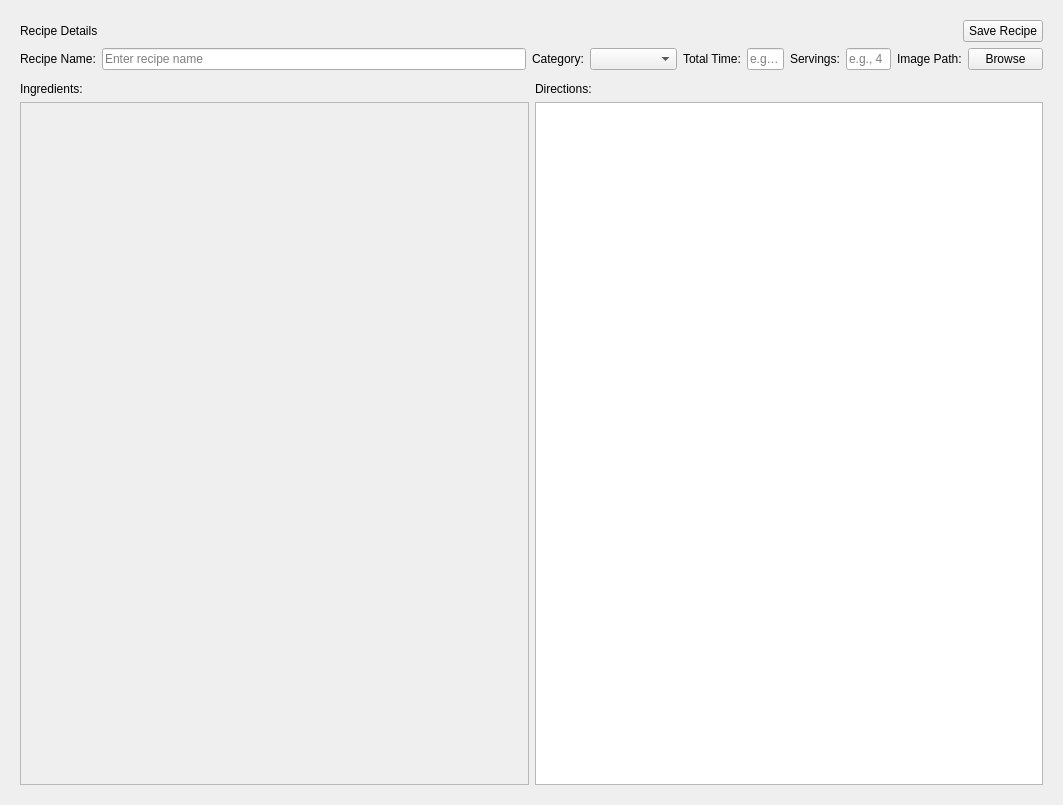
<?xml version="1.0" encoding="UTF-8"?>
<ui version="4.0">
 <class>AddRecipes</class>
 <widget class="QWidget" name="AddRecipes">
  <property name="geometry">
   <rect>
    <x>0</x>
    <y>0</y>
    <width>1063</width>
    <height>805</height>
   </rect>
  </property>
  <property name="windowTitle">
   <string>Form</string>
  </property>
  <layout class="QGridLayout" name="gridLayout">
   <property name="leftMargin">
    <number>20</number>
   </property>
   <property name="topMargin">
    <number>20</number>
   </property>
   <property name="rightMargin">
    <number>20</number>
   </property>
   <property name="bottomMargin">
    <number>20</number>
   </property>
   <property name="verticalSpacing">
    <number>6</number>
   </property>
   <item row="2" column="0">
    <layout class="QVBoxLayout" name="lyt_ingredients">
     <item>
      <widget class="QLabel" name="lbl_ingredients">
       <property name="sizePolicy">
        <sizepolicy hsizetype="Preferred" vsizetype="Fixed">
         <horstretch>0</horstretch>
         <verstretch>0</verstretch>
        </sizepolicy>
       </property>
       <property name="text">
        <string>Ingredients:</string>
       </property>
       <property name="alignment">
        <set>Qt::AlignmentFlag::AlignLeading|Qt::AlignmentFlag::AlignLeft|Qt::AlignmentFlag::AlignTop</set>
       </property>
      </widget>
     </item>
     <item>
      <widget class="QScrollArea" name="sa_ingredients">
       <property name="widgetResizable">
        <bool>true</bool>
       </property>
       <widget class="QWidget" name="ingredients_container">
        <property name="geometry">
         <rect>
          <x>0</x>
          <y>0</y>
          <width>505</width>
          <height>669</height>
         </rect>
        </property>
       </widget>
      </widget>
     </item>
    </layout>
   </item>
   <item row="1" column="0" colspan="2">
    <widget class="QWidget" name="lyt_recipe_input" native="true">
     <layout class="QHBoxLayout" name="horizontalLayout_6" stretch="5,0,1,1,1">
      <property name="leftMargin">
       <number>0</number>
      </property>
      <property name="topMargin">
       <number>0</number>
      </property>
      <property name="rightMargin">
       <number>0</number>
      </property>
      <property name="bottomMargin">
       <number>6</number>
      </property>
      <item>
       <layout class="QHBoxLayout" name="lyt_recipe_name">
        <item>
         <widget class="QLabel" name="lbl_recipe_name">
          <property name="sizePolicy">
           <sizepolicy hsizetype="Fixed" vsizetype="Fixed">
            <horstretch>0</horstretch>
            <verstretch>0</verstretch>
           </sizepolicy>
          </property>
          <property name="text">
           <string>Recipe Name:</string>
          </property>
         </widget>
        </item>
        <item>
         <widget class="QLineEdit" name="le_recipe_name">
          <property name="sizePolicy">
           <sizepolicy hsizetype="Preferred" vsizetype="Fixed">
            <horstretch>0</horstretch>
            <verstretch>0</verstretch>
           </sizepolicy>
          </property>
          <property name="placeholderText">
           <string>Enter recipe name</string>
          </property>
         </widget>
        </item>
       </layout>
      </item>
      <item>
       <layout class="QHBoxLayout" name="lyt_category">
        <item>
         <widget class="QLabel" name="lbl_category">
          <property name="sizePolicy">
           <sizepolicy hsizetype="Fixed" vsizetype="Fixed">
            <horstretch>0</horstretch>
            <verstretch>0</verstretch>
           </sizepolicy>
          </property>
          <property name="text">
           <string>Category:</string>
          </property>
         </widget>
        </item>
        <item>
         <widget class="CustomComboBox" name="cb_recipie_category">
          <property name="sizePolicy">
           <sizepolicy hsizetype="Preferred" vsizetype="Fixed">
            <horstretch>0</horstretch>
            <verstretch>0</verstretch>
           </sizepolicy>
          </property>
          <property name="placeholderText">
           <string>Meal Type</string>
          </property>
         </widget>
        </item>
       </layout>
      </item>
      <item>
       <layout class="QHBoxLayout" name="lyt_total_time">
        <item>
         <widget class="QLabel" name="lbl_total_time">
          <property name="sizePolicy">
           <sizepolicy hsizetype="Fixed" vsizetype="Fixed">
            <horstretch>0</horstretch>
            <verstretch>0</verstretch>
           </sizepolicy>
          </property>
          <property name="text">
           <string>Total Time:</string>
          </property>
         </widget>
        </item>
        <item>
         <widget class="QLineEdit" name="le_total_time">
          <property name="sizePolicy">
           <sizepolicy hsizetype="Preferred" vsizetype="Fixed">
            <horstretch>0</horstretch>
            <verstretch>0</verstretch>
           </sizepolicy>
          </property>
          <property name="placeholderText">
           <string>e.g., 45</string>
          </property>
         </widget>
        </item>
       </layout>
      </item>
      <item>
       <layout class="QHBoxLayout" name="lyt_servings">
        <item>
         <widget class="QLabel" name="lbl_servings">
          <property name="sizePolicy">
           <sizepolicy hsizetype="Fixed" vsizetype="Fixed">
            <horstretch>0</horstretch>
            <verstretch>0</verstretch>
           </sizepolicy>
          </property>
          <property name="text">
           <string>Servings:</string>
          </property>
         </widget>
        </item>
        <item>
         <widget class="QLineEdit" name="le_servings">
          <property name="sizePolicy">
           <sizepolicy hsizetype="Preferred" vsizetype="Fixed">
            <horstretch>0</horstretch>
            <verstretch>0</verstretch>
           </sizepolicy>
          </property>
          <property name="placeholderText">
           <string>e.g., 4</string>
          </property>
         </widget>
        </item>
       </layout>
      </item>
      <item>
       <layout class="QHBoxLayout" name="lyt_image">
        <item>
         <widget class="QLabel" name="lbl_image_path">
          <property name="sizePolicy">
           <sizepolicy hsizetype="Fixed" vsizetype="Fixed">
            <horstretch>0</horstretch>
            <verstretch>0</verstretch>
           </sizepolicy>
          </property>
          <property name="text">
           <string>Image Path:</string>
          </property>
         </widget>
        </item>
        <item>
         <widget class="QPushButton" name="btn_image_path">
          <property name="sizePolicy">
           <sizepolicy hsizetype="Fixed" vsizetype="Fixed">
            <horstretch>0</horstretch>
            <verstretch>0</verstretch>
           </sizepolicy>
          </property>
          <property name="minimumSize">
           <size>
            <width>0</width>
            <height>0</height>
           </size>
          </property>
          <property name="maximumSize">
           <size>
            <width>75</width>
            <height>16777215</height>
           </size>
          </property>
          <property name="text">
           <string>Browse</string>
          </property>
         </widget>
        </item>
       </layout>
      </item>
     </layout>
    </widget>
   </item>
   <item row="2" column="1">
    <layout class="QVBoxLayout" name="lyt_directions">
     <item>
      <widget class="QLabel" name="lbl_directions">
       <property name="sizePolicy">
        <sizepolicy hsizetype="Expanding" vsizetype="Fixed">
         <horstretch>0</horstretch>
         <verstretch>0</verstretch>
        </sizepolicy>
       </property>
       <property name="text">
        <string>Directions:</string>
       </property>
       <property name="alignment">
        <set>Qt::AlignmentFlag::AlignLeading|Qt::AlignmentFlag::AlignLeft|Qt::AlignmentFlag::AlignTop</set>
       </property>
      </widget>
     </item>
     <item>
      <widget class="QTextEdit" name="te_directions"/>
     </item>
    </layout>
   </item>
   <item row="0" column="0" colspan="2">
    <layout class="QHBoxLayout" name="lyt_header">
     <property name="spacing">
      <number>6</number>
     </property>
     <item>
      <widget class="QLabel" name="lbl_add_recipes">
       <property name="text">
        <string>Recipe Details</string>
       </property>
      </widget>
     </item>
     <item>
      <widget class="QPushButton" name="btn_save_recipes">
       <property name="sizePolicy">
        <sizepolicy hsizetype="Fixed" vsizetype="Fixed">
         <horstretch>0</horstretch>
         <verstretch>0</verstretch>
        </sizepolicy>
       </property>
       <property name="minimumSize">
        <size>
         <width>0</width>
         <height>0</height>
        </size>
       </property>
       <property name="text">
        <string>Save Recipe</string>
       </property>
      </widget>
     </item>
    </layout>
   </item>
  </layout>
 </widget>
 <customwidgets>
  <customwidget>
   <class>CustomComboBox</class>
   <extends>QComboBox</extends>
   <header>app.widgets.combobox.combobox</header>
  </customwidget>
 </customwidgets>
 <resources>
  <include location="../../resources/icons.qrc"/>
 </resources>
 <connections/>
</ui>
